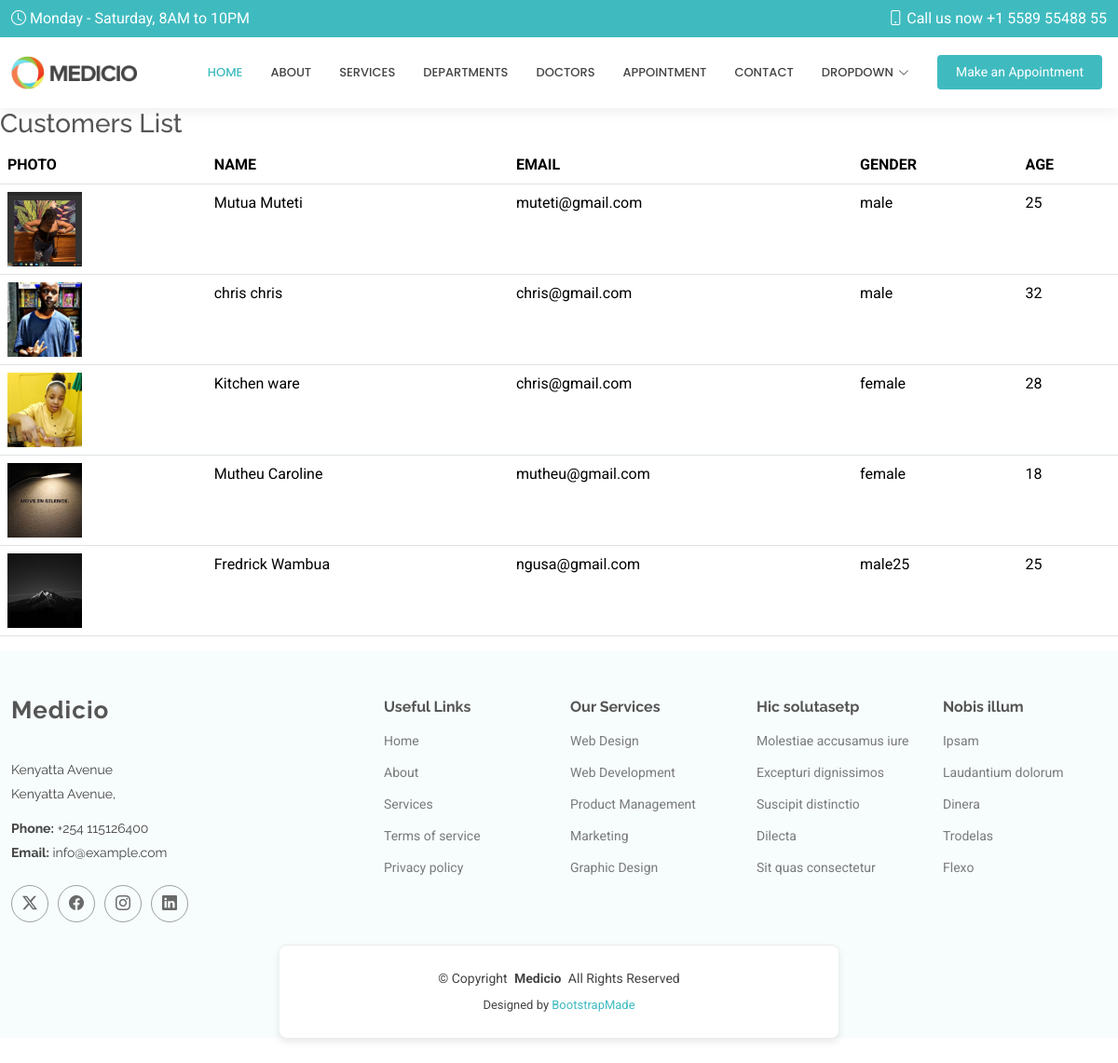
The page /about/ on the database its author committed.
### customer/models.py (models this page shows, shortened)
class Customer(models.Model):
    image = models.ImageField(upload_to='customer_images/',blank=True)
    name = models.CharField(max_length=20)
    email = models.EmailField(max_length=25)
    gender = models.CharField(max_length=10)
    age = models.IntegerField()

### customer/views.py (the view)
# urls.py: path('about/', views.about, name='about'),
def about(request):
    data = Customer.objects.all()
    context = {'data': data}
    return render(request, 'about.html',context)

### customer/templates/about.html
{% extends 'base.html' %}
{% load static %}
{% block content %}
<h3>Customers List</h3>
<table class="table">
    <thead>
    <tr>
        <th>PHOTO</th>
        <th>NAME</th>
        <th>EMAIL</th>
        <th>GENDER</th>
        <th>AGE</th>
    </tr>
    </thead>
    <tbody>
    {% for customer in data %}
        <tr>
           <td>
               {% if customer.image %}
               <img src="{{ customer.image.url }}" alt="{{ customer.name }}" style="width: 80px; height: 80px; object-fit: cover">
               {% else %}
               <img src="{% static 'images/placeholder.jpg' %}" alt="No Image" style="width: 80px; height: 80px; object-fit: cover">
               {% endif %}
           </td>
            <td>{{ customer.name }}</td>
            <td>{{ customer.email }}</td>
            <td>{{ customer.gender }}</td>
            <td>{{ customer.age }}</td>
        </tr>
    {% endfor %}
    </tbody>
</table>
{% endblock %}

### customer/templates/base.html (shortened to what this page needs)
<!DOCTYPE html>
<html lang="en">
{% load static %}
<head>
  <link href="{% static 'vendor/bootstrap/css/bootstrap.min.css' %}" rel="stylesheet">
  <link href="{% static 'vendor/bootstrap-icons/bootstrap-icons.css' %}" rel="stylesheet">
  <link href="{% static 'vendor/aos/aos.css' %}" rel="stylesheet">
  <link href="{% static 'vendor/fontawesome-free/css/all.min.css' %}" rel="stylesheet">
  <link href="{% static 'vendor/glightbox/css/glightbox.min.css' %}" rel="stylesheet">
  <link href="{% static 'vendor/swiper/swiper-bundle.min.css' %}" rel="stylesheet">
  <link href="{% static 'css/main.css' %}" rel="stylesheet">
</head>
<body class="index-page">
  <header id="header" class="header sticky-top">
    <div class="topbar d-flex align-items-center">
      <div class="container-fluid d-flex justify-content-center justify-content-md-between">
        <div class="d-none d-md-flex align-items-center">
          <i class="bi bi-clock me-1"></i> Monday - Saturday, 8AM to 10PM
        </div>
        <div class="d-flex align-items-center">
          <i class="bi bi-phone me-1"></i> Call us now +1 5589 55488 55
        </div>
      </div>
    </div>
    <div class="branding d-flex align-items-center">
      <div class="container-fluid position-relative d-flex align-items-center justify-content-end">
        <a href="index.html" class="logo d-flex align-items-center me-auto">
          <img src="{% static 'img/logo.png' %}" alt="">
        </a>
        <nav id="navmenu" class="navmenu">
          <ul>
            <li><a href="#hero" class="active">Home</a></li>
            <li><a href="#about">About</a></li>
            <li><a href="#services">Services</a></li>
            <li><a href="#departments">Departments</a></li>
            <li><a href="#doctors">Doctors</a></li>
            <li><a href="{% url 'appointment' %}">Appointment</a></li>
            <li><a href="#contact">Contact</a></li>
            <li class="dropdown"><a href="#"><span>Dropdown</span> <i class="bi bi-chevron-down toggle-dropdown"></i></a>
              </ul>
        </nav>
        <a class="cta-btn" href="index.html#appointment">Make an Appointment</a>
      </div>
    </div>
  </header>
  {% block content %}
  {% endblock %}
  <footer id="footer" class="footer light-background">
    <div class="container-fluid footer-top">
      <div class="row gy-4">
        <div class="col-lg-4 col-md-6 footer-about">
          <a href="index.html" class="logo d-flex align-items-center">
            <span class="sitename">Medicio</span>
          </a>
          <div class="footer-contact pt-3">
            <p>Kenyatta Avenue</p>
            <p>Kenyatta Avenue,</p>
            <p class="mt-3"><strong>Phone:</strong> <span>+254 115126400</span></p>
            <p><strong>Email:</strong> <span>info@example.com</span></p>
          </div>
          <div class="social-links d-flex mt-4">
            <a href=""><i class="bi bi-twitter-x"></i></a>
            <a href=""><i class="bi bi-facebook"></i></a>
            <a href=""><i class="bi bi-instagram"></i></a>
            <a href=""><i class="bi bi-linkedin"></i></a>
          </div>
        </div>
        <div class="col-lg-2 col-md-3 footer-links">
          <h4>Useful Links</h4>
          <ul>
            <li><a href="#">Home</a></li>
            <li><a href="#">About</a></li>
            <li><a href="#">Services</a></li>
            <li><a href="#">Terms of service</a></li>
            <li><a href="#">Privacy policy</a></li>
          </ul>
        </div>
        <div class="col-lg-2 col-md-3 footer-links">
          <h4>Our Services</h4>
          <ul>
            <li><a href="#">Web Design</a></li>
            <li><a href="#">Web Development</a></li>
            <li><a href="#">Product Management</a></li>
            <li><a href="#">Marketing</a></li>
            <li><a href="#">Graphic Design</a></li>
          </ul>
        </div>
        <div class="col-lg-2 col-md-3 footer-links">
          <h4>Hic solutasetp</h4>
          <ul>
            <li><a href="#">Molestiae accusamus iure</a></li>
            <li><a href="#">Excepturi dignissimos</a></li>
            <li><a href="#">Suscipit distinctio</a></li>
            <li><a href="#">Dilecta</a></li>
            <li><a href="#">Sit quas consectetur</a></li>
          </ul>
        </div>
        <div class="col-lg-2 col-md-3 footer-links">
          <h4>Nobis illum</h4>
          <ul>
            <li><a href="#">Ipsam</a></li>
            <li><a href="#">Laudantium dolorum</a></li>
            <li><a href="#">Dinera</a></li>
            <li><a href="#">Trodelas</a></li>
            <li><a href="#">Flexo</a></li>
          </ul>
        </div>
      </div>
    </div>
    <div class="container copyright text-center mt-4">
      <p>© <span>Copyright</span> <strong class="px-1 sitename">Medicio</strong> <span>All Rights Reserved</span></p>
      <div class="credits">
        Designed by <a href="{% static 'https://bootstrapmade.com/' %}">BootstrapMade</a>
      </div>
    </div>
  </footer>
</body>
</html>

### customer/static/css/main.css (style rules this page uses)
:root { --default-font: "Roboto", system-ui, -apple-system, "Segoe UI", Roboto, "Helvetica Neue", Arial, "Noto Sans", "Liberation Sans", sans-serif, "Apple Color Emoji", "Segoe UI Emoji", "Segoe UI Symbol", "Noto Color Emoji"; --heading-font: "Raleway", sans-serif; --nav-font: "Poppins", sans-serif; }
:root { --background-color: #ffffff; --default-color: #444444; --heading-color: #555555; --accent-color: #3fbbc0; --surface-color: #ffffff; --contrast-color: #ffffff; }
:root { --nav-color: #444444; --nav-hover-color: #3fbbc0; --nav-mobile-background-color: #ffffff; --nav-dropdown-background-color: #ffffff; --nav-dropdown-color: #444444; --nav-dropdown-hover-color: #3fbbc0; }
.light-background { --background-color: #f7fcfc; --surface-color: #ffffff; }
:root { scroll-behavior: smooth; }
body { color: var(--default-color); background-color: var(--background-color); font-family: var(--default-font); }
a { color: var(--accent-color); text-decoration: none; transition: 0.3s; }
h1, h2, h3, h4, h5, h6 { color: var(--heading-color); font-family: var(--heading-font); }
.header { color: var(--default-color); background-color: var(--background-color); transition: all 0.5s; z-index: 997; box-shadow: 0px 0 18px rgba(0, 0, 0, 0.1); }
.header .topbar { background-color: var(--accent-color); color: var(--contrast-color); height: 40px; padding: 0; transition: all 0.5s; }
.header .branding { min-height: 60px; padding: 10px 0; }
.header .logo { line-height: 1; }
.header .logo img { max-height: 36px; margin-right: 8px; }
.header .cta-btn, .header .cta-btn:focus { color: var(--contrast-color); background: var(--accent-color); font-size: 14px; padding: 8px 20px; margin: 0 5px 0 30px; border-radius: 4px; transition: 0.3s; }
@media (min-width: 1200px) { .navmenu { padding: 0; } }
@media (min-width: 1200px) { .navmenu ul { margin: 0; padding: 0; display: flex; list-style: none; align-items: center; } }
@media (min-width: 1200px) { .navmenu li { position: relative; } }
@media (min-width: 1200px) { .navmenu a, .navmenu a:focus { color: var(--nav-color); padding: 18px 15px; font-size: 13px; font-family: var(--nav-font); font-weight: 500; text-transform: uppercase; display: flex; align-items: center; justify-content: space-between; white-space: nowrap; transition: 0.3s; } }
@media (min-width: 1200px) { .navmenu a i, .navmenu a:focus i { font-size: 12px; line-height: 0; margin-left: 5px; transition: 0.3s; } }
@media (min-width: 1200px) { .navmenu li:last-child a { padding-right: 0; } }
@media (min-width: 1200px) { .navmenu li:hover>a, .navmenu .active, .navmenu .active:focus { color: var(--nav-hover-color); } }
.footer { color: var(--default-color); background-color: var(--background-color); font-size: 14px; position: relative; }
.footer .footer-top { padding-top: 50px; }
.footer .footer-about .logo { line-height: 1; margin-bottom: 25px; }
.footer .footer-about .logo span { color: var(--heading-color); font-family: var(--heading-font); font-size: 26px; font-weight: 700; letter-spacing: 1px; }
.footer .footer-about p { font-size: 14px; font-family: var(--heading-font); }
.footer .social-links a { display: flex; align-items: center; justify-content: center; width: 40px; height: 40px; border-radius: 50%; border: 1px solid color-mix(in srgb, var(--default-color), transparent 50%); font-size: 16px; color: color-mix(in srgb, var(--default-color), transparent 20%); margin-right: 10px; transition: 0.3s; }
.footer h4 { font-size: 16px; font-weight: bold; position: relative; padding-bottom: 12px; }
.footer .footer-links { margin-bottom: 30px; }
.footer .footer-links ul { list-style: none; padding: 0; margin: 0; }
.footer .footer-links ul li { padding: 10px 0; display: flex; align-items: center; }
.footer .footer-links ul li:first-child { padding-top: 0; }
.footer .footer-links ul a { color: color-mix(in srgb, var(--default-color), transparent 30%); display: inline-block; line-height: 1; }
.footer .footer-contact p { margin-bottom: 5px; }
.footer .copyright { padding: 25px 0; border-top: 1px solid color-mix(in srgb, var(--default-color), transparent 90%); }
.footer .copyright p { margin-bottom: 0; }
.footer .credits { margin-top: 8px; font-size: 13px; }
.container { max-width: 600px; margin: 50px auto; padding: 20px; background-color: white; box-shadow: 0 4px 8px rgba(0, 0, 0, 0.1); border-radius: 8px; }

### rows shown on the page
Customer: image (picture), name "Mutua Muteti", email "muteti@gmail.com", gender "male", age "25"
Customer: image (picture), name "chris chris", email "chris@gmail.com", gender "male", age "32"
Customer: image (picture), name "Kitchen ware", email "chris@gmail.com", gender "female", age "28"
Customer: image (picture), name "Mutheu Caroline", email "mutheu@gmail.com", gender "female", age "18"
Customer: image (picture), name "Fredrick Wambua", email "ngusa@gmail.com", gender "male25", age "25"
